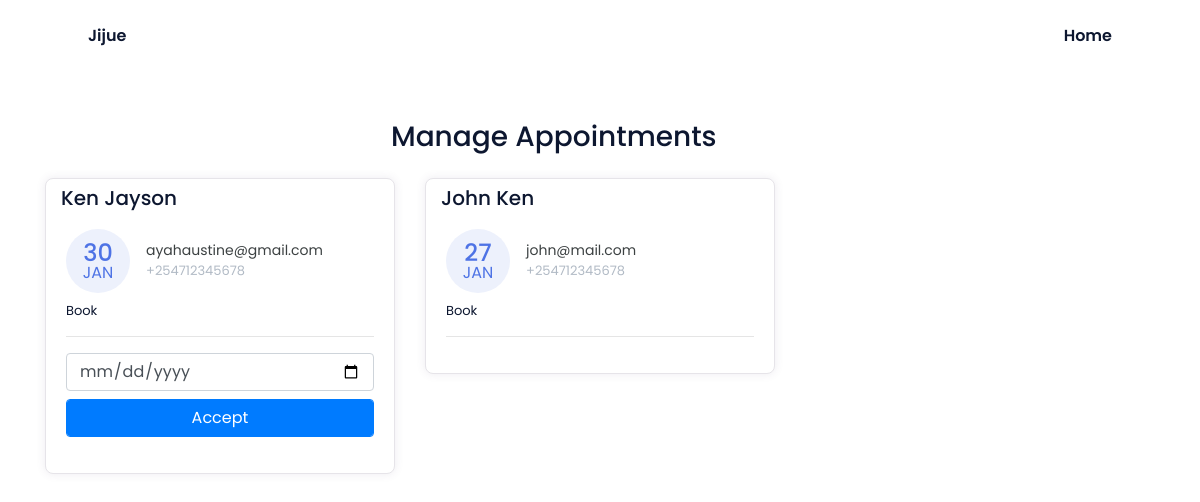
Before: /manage-appointments/ with the older database file.
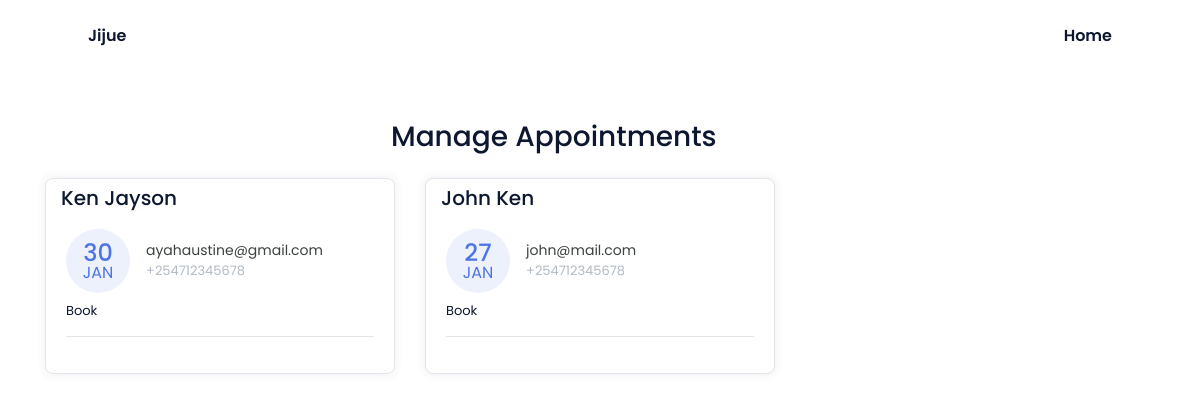
After: the same page with the newer database file.
### appointmentApp/models.py (models this page shows, shortened)
class Appointment(models.Model):
    first_name = models.CharField(max_length=50)
    last_name = models.CharField(max_length=50)
    email = models.CharField(max_length=50)
    phone = models.CharField(max_length=50)
    request = models.TextField(blank=True)
    sent_date = models.DateField(auto_now_add=True)
    accepted = models.BooleanField(default=False)
    accepted_date = models.DateField(auto_now_add=False, null=True, blank=True)
    class Meta:
        ordering = ["-sent_date"]

### appointmentApp/views.py (the view, shortened to what this page needs)
class ManageAppointmentTemplateView(ListView):
    template_name = "appointmentApp/manage-appointments.html"
    model = Appointment
    context_object_name = "appointments"
    login_required = True
    paginate_by = 3
    def get_context_data(self, *args, **kwargs):
        context = super().get_context_data(*args, **kwargs)
        appointments = Appointment.objects.all()
        context.update({
            "title": "Manage Appointments"
        })
        return context

### appointmentApp/templates/appointmentApp/manage-appointments.html (shortened to what this page needs)
{% extends 'base.html' %}
{% block cta %}
{% block content %}
    <div class="container mt-5">
        <div class="col-11 text-center mt-4 mb-4">
            <h3>
                Manage Appointments
            </h3>
        </div>
        <div class="row">
        {% for app in appointments %}
            <div class="col-lg-4">
                <div class="card card-margin">
                    <div class="card-header no-border">
                        <h5 class="card-title">{{app.first_name}} {{app.last_name}}</h5>
                    </div>
                    <div class="card-body pt-0">
                        <div class="widget-49">
                            <div class="widget-49-title-wrapper">
                                <div class="widget-49-date-primary">
                                    <span class="widget-49-date-day">{{app.sent_date|date:"d"}}</span>
                                    <span class="widget-49-date-month">{{app.sent_date|date:"M"}}</span>
                                </div>
                                <div class="widget-49-meeting-info">
                                    <span class="widget-49-pro-title">{{app.email}}</span>
                                    <span class="widget-49-meeting-time">{{app.phone}}</span>
                                </div>
                            </div>
                            <div class="widget-49-meeting-points">
                                <span>{{app.request}}</span>
                            </div>
                            <hr class="w-100">
                            {% if app.accepted == False %}
                            <form method="POST" action="{% url 'manage' %}">
                            <div class="form-group">
                                <input type="date" name="date" class="form-control mb-2"
                                    placeholder="dd-mm-yyyy" value=""
                                    min="1997-01-01" max="2030-12-31">
                                <input class="btn-block btn-primary form-control" type="submit" value="Accept">
                            </div>
                            </form>
                            {% endif %}
                        </div>
                    </div>
                </div>
            </div>
        {% endfor %}
        </div>
{% endblock content %}
{% endblock cta %}

Changed rows visible on the page:
changed Appointment "Jayson": accepted False → True (drawn); value "Accept" → (not shown)
